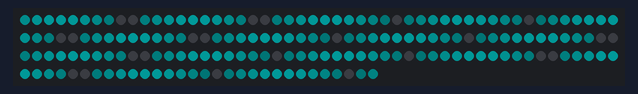
A sketch run on a simulated Arduino Uno, built with avr-gcc and run on an emulated ATmega328P. Shown: 180 RGB LEDs in strip order, left to right, continuing on the next row. Dim RGB values are drawn brighter than linear.

Above: at 0.05 s.
At 5.35 s:
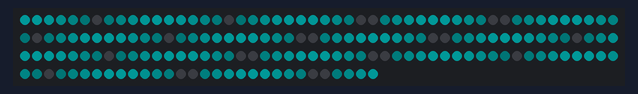
At 10.22 s:
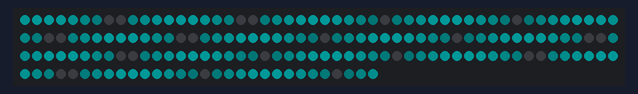
At 19.95 s:
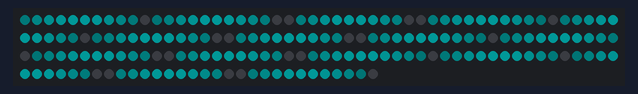
At 29.68 s:
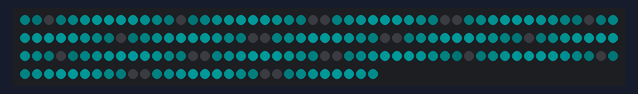
At 39.86 s:
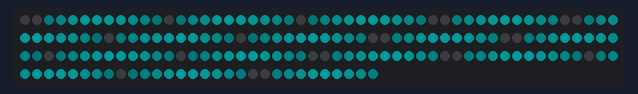

The sketch:

ledSinFade.ino
```cpp
#include <Adafruit_NeoPixel.h>
#define PIN 6

Adafruit_NeoPixel strip = Adafruit_NeoPixel(180, PIN, NEO_GRB + NEO_KHZ800);

void setup() {
  strip.begin();
  strip.show();
  Serial.begin(9600);
}

void loop() {
  solid();
}

void solid() {
  float time = millis() / 200.0;
  float step = TWO_PI * 16 / strip.numPixels();

  for (uint16_t i = 0; i < strip.numPixels(); i++) {

    float sinVal = sin(time + step * i);
    float sinNormalized = sinVal / 2 + 0.5;

    //if (!i) Serial.println(sinVal);

    float r = sinNormalized * 0;
    float g = sinNormalized * 25;
    float b = sinNormalized * 25;

    strip.setPixelColor(i, r, g, b);

  }
  strip.show();
  delay(50);
}
```
